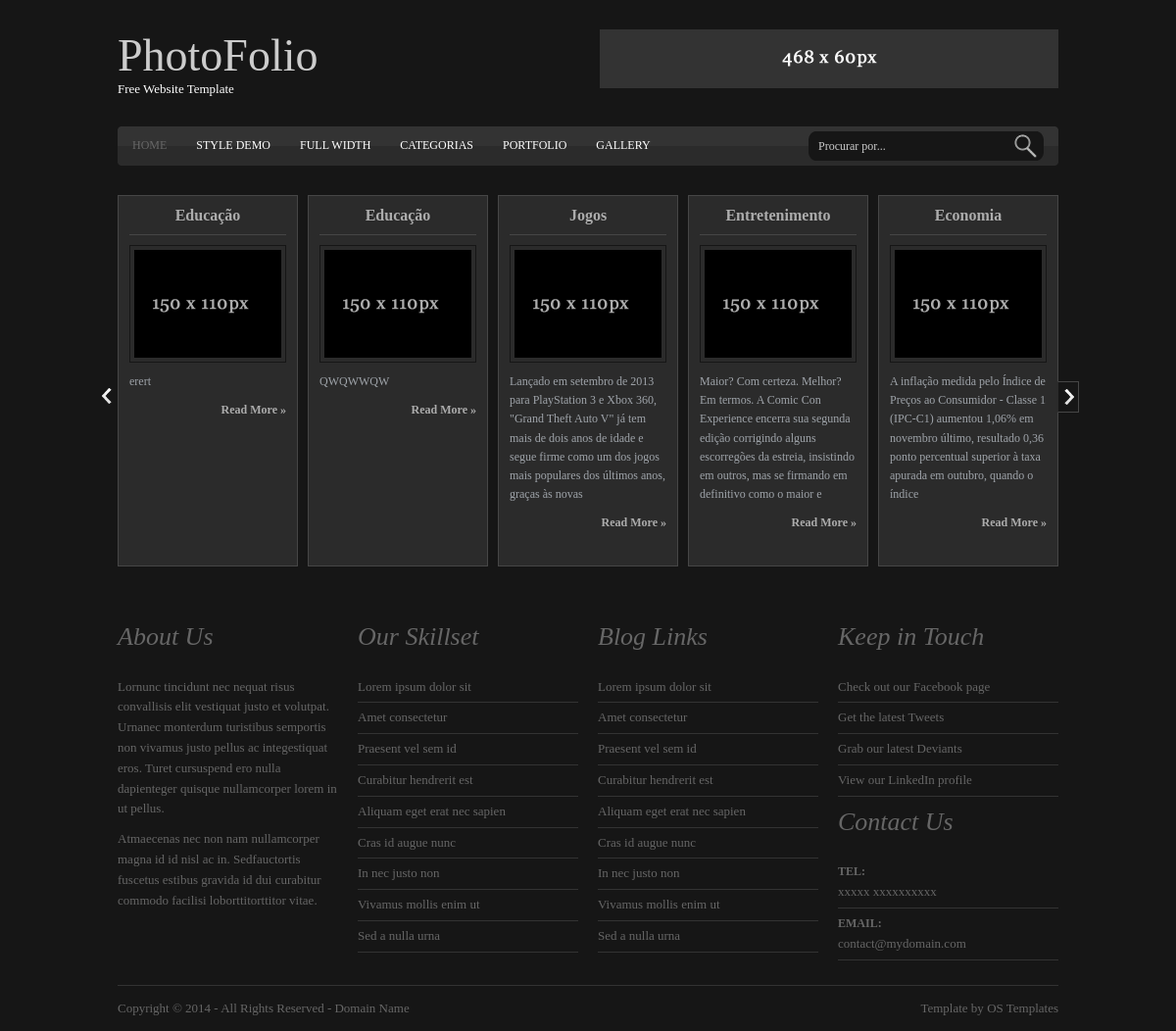
The page / on the database its author committed.
### tables this page shows
CREATE TABLE `noticias` (
  `id` int NOT NULL AUTO_INCREMENT,
  `titulo` varchar(120) NOT NULL,
  `conteudo` text NOT NULL,
  `cod_categoria` int NOT NULL,
  `data_noticia` date NOT NULL,
  `ativo_inativo` int NOT NULL,
  PRIMARY KEY (`id`),
  KEY `fk_artigos_categorias_idx` (`cod_categoria`)
);

CREATE TABLE `categorias` (
  `id` int NOT NULL AUTO_INCREMENT,
  `nome` varchar(30) NOT NULL,
  PRIMARY KEY (`id`)
);

### conteudo.php (the view, shortened to what this page needs)
<div class="wrapper col1">
  <div id="featured_slide">
    <div id="slider">
      <ul id="categories">
        <?php
        $var_categoria=(!empty($_GET['categoria'])? "and c.nome='".trim($_GET['categoria']."'") : "");
        $procurar = (!empty($_GET['procurar'])? "and n.conteudo like '%".trim($_GET['procurar']."%'") : "");
        $categoria="select c.nome, n.titulo, n.conteudo, n.id
        from noticias n
        inner join categorias c on c.id=n.cod_categoria
        where (n.ativo_inativo=1)"
        .$var_categoria."
        ".$procurar."order by n.data_noticia
        limit 0,30";
        $consulta_categoria=mysqli_query($conexao, $categoria);
        while ($linha_cat_noticia=mysqli_fetch_row($consulta_categoria)){
            echo '<li class="category">
            <h2>'.$linha_cat_noticia[0].'</h2>
            <a href="#"><img src="images/demo/150x110.gif" alt="" /></a>
            <p>'.substr($linha_cat_noticia[2], 0, 200).'</p>
            <p class="readmore"><a href="index.php?pagina=noticia.php&id_noticia='.$linha_cat_noticia[3].'">Read More &raquo;</a></p>
          </li>';
        }
        ?>
      </ul>
      <a class="prev disabled"></a> <a class="next disabled"></a>
    </div>
  </div>
</div>

### index.php (shortened to what this page needs)
<?php
include('config.php')
?>
<!DOCTYPE html PUBLIC "-//W3C//DTD XHTML 1.0 Transitional//EN" "http://www.w3.org/TR/xhtml1/DTD/xhtml1-transitional.dtd">
<html xmlns="http://www.w3.org/1999/xhtml">
<head>
<link rel="stylesheet" href="layout/styles/layout.css" type="text/css" />
</head>
<body id="top">
<div class="wrapper col1">
  <div id="header" class="clear">
    <div class="fl_left">
      <h1><a href="index.php">PhotoFolio</a></h1>
      <p>Free Website Template</p>
    </div>
    <div class="fl_right"><a href="#"><img src="images/demo/468x60.gif" alt="" /></a></div>
  </div>
</div>
<div class="wrapper col1">
  <div id="topbar" class="clear">
    <ul id="topnav">
      <li class="active"><a href="index.php">Home</a></li>
      <li><a href="pages/style-demo.php">Style Demo</a></li>
      <li><a href="pages/full-width.php">Full Width</a></li>
      <li><a href="#">CATEGORIAS</a>
      </li>
      <li><a href="pages/portfolio.php">Portfolio</a></li>
      <li class="last"><a href="pages/gallery.php">Gallery</a></li>
    </ul>
    <form action="index.php?pagina=conteudo.php" method="get" id="search">
      <fieldset>
        <input type="text" name="procurar" value="Procurar por..." onfocus="this.value=(this.value=='Procurar por...')? '' : this.value ;" />
        <input type="image" id="go" src="layout/images/search.gif" alt="Search" />
      </fieldset>
    </form>
  </div>
</div>
<?php
  (!empty($_GET['pagina'])? include(trim($_GET['pagina'])): include('conteudo.php'));
?>
<div class="wrapper">
  <div id="footer" class="clear">
    <div class="footbox">
      <h2>About Us</h2>
      <p>Lornunc tincidunt nec nequat risus convallisis elit vestiquat justo et volutpat. Urnanec monterdum turistibus semportis non vivamus justo pellus ac integestiquat eros. Turet cursuspend ero nulla dapienteger quisque nullamcorper lorem in ut pellus.</p>
      <p>Atmaecenas nec non nam nullamcorper magna id id nisl ac in. Sedfauctortis fuscetus estibus gravida id dui curabitur commodo facilisi loborttitorttitor vitae.</p>
    </div>
    <div class="footbox">
      <h2>Our Skillset</h2>
      <ul>
        <li><a href="#">Lorem ipsum dolor sit</a></li>
        <li><a href="#">Amet consectetur</a></li>
        <li><a href="#">Praesent vel sem id</a></li>
        <li><a href="#">Curabitur hendrerit est</a></li>
        <li><a href="#">Aliquam eget erat nec sapien</a></li>
        <li><a href="#">Cras id augue nunc</a></li>
        <li><a href="#">In nec justo non</a></li>
        <li><a href="#">Vivamus mollis enim ut</a></li>
        <li class="last"><a href="#">Sed a nulla urna</a></li>
      </ul>
    </div>
    <div class="footbox">
      <h2>Blog Links</h2>
      <ul>
        <li><a href="#">Lorem ipsum dolor sit</a></li>
        <li><a href="#">Amet consectetur</a></li>
        <li><a href="#">Praesent vel sem id</a></li>
        <li><a href="#">Curabitur hendrerit est</a></li>
        <li><a href="#">Aliquam eget erat nec sapien</a></li>
        <li><a href="#">Cras id augue nunc</a></li>
        <li><a href="#">In nec justo non</a></li>
        <li><a href="#">Vivamus mollis enim ut</a></li>
        <li class="last"><a href="#">Sed a nulla urna</a></li>
      </ul>
    </div>
    <div class="footbox last">
      <h2>Keep in Touch</h2>
      <ul>
        <li><a href="#">Check out our Facebook page</a></li>
        <li><a href="#">Get the latest Tweets</a></li>
        <li><a href="#">Grab our latest Deviants</a></li>
        <li><a href="#">View our LinkedIn profile</a></li>
      </ul>
      <h2>Contact Us</h2>
      <ul>
        <li><strong class="title">Tel:</strong><br />
          xxxxx xxxxxxxxxx</li>
        <li><strong class="title">Email:</strong><br />
          <a href="#">contact@mydomain.com</a></li>
      </ul>
    </div>
  </div>
</div>
<div class="wrapper">
  <div id="copyright" class="clear">
    <p class="fl_left">Copyright &copy; 2014 - All Rights Reserved - <a href="#">Domain Name</a></p>
    <p class="fl_right">Template by <a target="_blank" href="http://www.os-templates.com/" title="Free Website Templates">OS Templates</a></p>
  </div>
</div>
</body>
</html>

### layout/styles/layout.css (style rules this page uses)
html { overflow-y:scroll; }
body { margin:0; padding:0; font-size:13px; font-family:Georgia, "Times New Roman", Times, serif; color:#666666; background-color:#161616; }
.clear:after { content:"."; display:block; height:0; clear:both; visibility:hidden; line-height:0; }
.clear { display:inline-block; }
html[xmlns] .clear { display:block; }
a { outline:none; text-decoration:none; }
.fl_left, .imgl { float:left; }
.fl_right, .imgr { float:right; }
img { margin:0; padding:0; border:none; }
div.wrapper { display:block; width:100%; margin:0; text-align:left; }
div.wrapper h1, div.wrapper h2, div.wrapper h3, div.wrapper h4, div.wrapper h5, div.wrapper h6 { margin:0 0 15px 0; padding:0; font-size:20px; font-weight:normal; line-height:normal; }
.col1 { color:#FFFFFF; background-color:#161616; padding-bottom:30px; }
#header, #topbar, #container, #footer, #copyright { display:block; position:relative; width:960px; margin:0 auto; }
#header { padding:30px 0 0 0; }
#header h1, #header p, #header ul { margin:0; padding:0; list-style:none; line-height:normal; }
#header h1 a { font-size:46px; color:#CCCCCC; background-color:#161616; }
#topbar { height:40px; background:url("images/bar_gradient.png") top left repeat-x; z-index:1000; }
#footer { padding:20px 0; }
#footer h2, #footer p, #footer ul, #footer a { margin:0; padding:0; font-weight:normal; list-style:none; line-height:1.6em; font-style:normal; }
#footer, #footer a { color:#666666; background-color:#161616; }
#footer .footbox { display:block; float:left; width:225px; margin:0 20px 0 0; padding:0; }
#footer h2 { margin-bottom:20px; font-size:26px; font-style:italic; }
#footer p { margin-bottom:10px; }
#footer li { margin:0 0 5px 0; padding:0 0 5px 0; border-bottom:1px solid #333333; }
#footer li strong.title { font-size:12px; font-weight:bold; text-transform:uppercase; }
#footer .last { margin:0; }
#copyright { padding:15px 0; border-top:1px solid #333333; }
#copyright p { margin:0; padding:0; }
#copyright, #copyright a { color:#666666; background-color:#161616; }

### layout/styles/navi.css (style rules this page uses)
#topbar ul { display:block; float:left; font-size:12px; font-family:Georgia, "Times New Roman", Times, serif; text-transform:uppercase; }
#topbar ul, #topbar ul li { margin:0; padding:0; list-style:none; }
#topbar ul#topnav { margin:12px 0 0 15px; }
#topbar ul li { float:left; margin-right:30px; }
#topbar ul li a:link, #topbar ul li a:visited, #topbar ul li a:hover { display:block; margin:0; padding:0; color:#FFFFFF; background-color:transparent; }
#topbar ul li a:hover, #topbar ul li.active a { color:#676767; background-color:transparent; }
#topbar ul li.last { margin-right:0; }

### layout/styles/forms.css (style rules this page uses)
form, fieldset, legend { margin:0; padding:0; border:none; }
input, textarea, select { font-size:12px; font-family:Georgia, "Times New Roman", Times, serif; }
#search { float:right; margin:5px 15px 0 0; }
#search input { display:block; float:left; width:190px; height:20px; margin:0; padding:5px 5px 5px 10px; color:#CCCCCC; background:url("images/search_l.gif") 0 0 no-repeat #161616; border:none; }
#search input#go { width:35px; height:30px; margin:0; padding:0; cursor:pointer; background:none; }

### rows shown on the page
noticias: cod_categoria.nome "Educação", conteudo "erert"
noticias: cod_categoria.nome "Educação", conteudo "QWQWWQW"
noticias: cod_categoria.nome "Jogos", conteudo "Lançado em setembro de 2013 para PlayStation 3 e Xbox 360, \"Grand Theft Auto V\" já tem mais de dois anos de idade e segue firme como um dos jogos mais populares dos últimos anos, graças às novas"
noticias: cod_categoria.nome "Entretenimento", conteudo "Maior? Com certeza. Melhor? Em termos. A Comic Con Experience encerra sua segunda edição corrigindo alguns escorregões da estreia, insistindo em outros, mas se firmando em definitivo como o maior e"
noticias: cod_categoria.nome "Economia", conteudo "A inflação medida pelo Índice de Preços ao Consumidor - Classe 1 (IPC-C1) aumentou 1,06% em novembro último, resultado 0,36 ponto percentual superior à taxa apurada em outubro, quando o índice"
